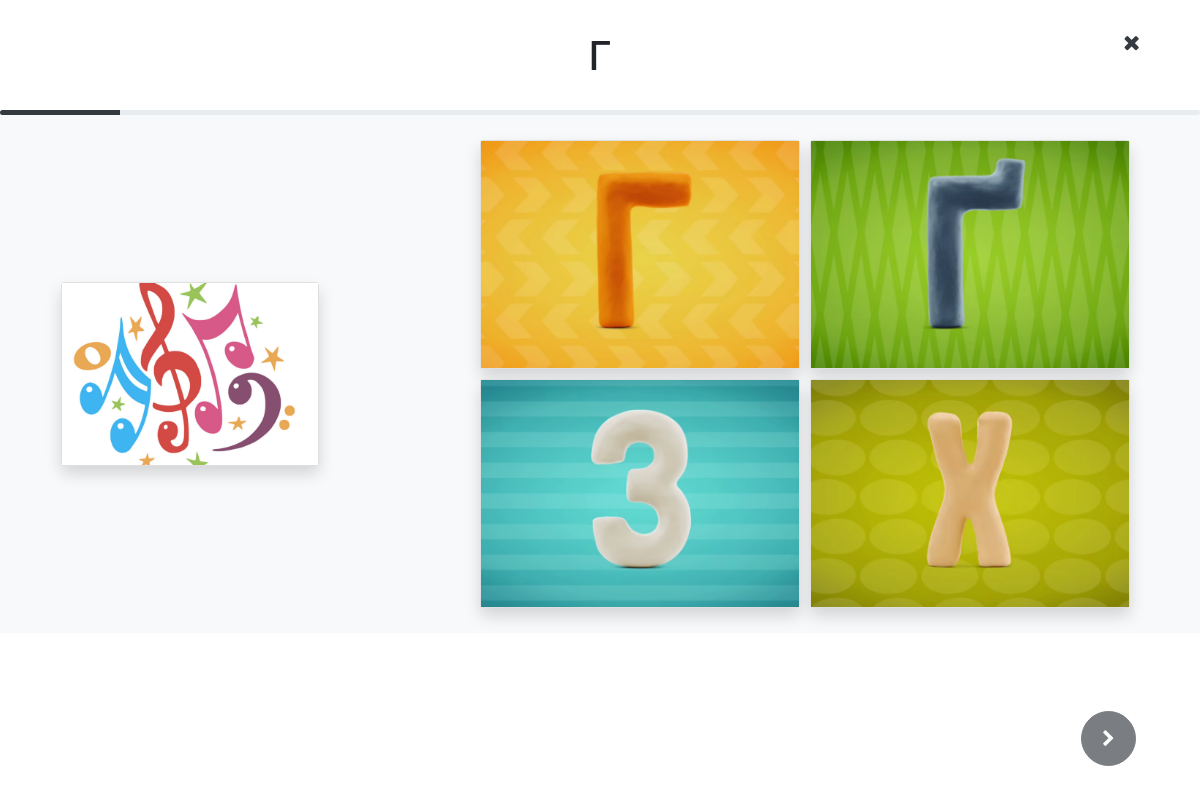
The page /game/431/ukr_alpha?num_question=10&num=1 (signed in) on the database its author committed.
### cards_gallery/models.py (models this page shows, shortened)
class Card(models.Model):
    slug = models.SlugField(max_length=500, unique=True, blank=True, null=True)
    title = models.CharField(max_length=100)
    image = ResizedImageField(
        size=[1400, 1000],
        crop=["middle", "center"],
        default="default_image.jpg",
        upload_to="image",
    )
    audio = models.FileField(upload_to="audio", default="default_audio.mp3")
    cards = models.ManyToManyField('Card', through='CardItem', null=True, blank=True)
    tags = models.ManyToManyField(CardTag, related_name='tags')
    is_category = models.BooleanField(default=False)
    created_at = models.DateTimeField(auto_now_add=True)

### cards_games/views.py (the view)
# urls.py: path("<int:game_num>/<slug:slug>", views.game_page, name="image_game"),
def game_page(request, game_num, slug):
    settings = {
        "num_question": request.GET.get('num_question', 10)
    }
    num = int(request.GET.get('num', 1))
    type = get_random_question(request)
    print(type)
    game_key, template_path = type[0], type[1]
    if game_key == games_keys[0] or game_key == games_keys[1]:
        category = Card.objects.get(slug=slug)
        cards = filter_cards(request, category.cards, False)
        pks = cards.values_list('slug', flat=True)
        random_pk = sample(list(pks), 4)
        cards = cards.filter(slug__in=random_pk)
        answer = choice(cards)  # It seems without choice it takes first images in DB more often
        context = {"game_num": game_num, "slug": slug, "answer": answer, "cards": cards, "settings": settings, "next_num": num + 1}
    elif game_key == games_keys[2]:
        category = Card.objects.get(slug=slug)
        cards = filter_cards(request, category.cards, False)
        answer = cards.order_by('?').first()
        context = {"game_num": game_num, "slug": slug, "answer": answer, "settings": settings,
                   "next_num": num + 1}
    return render(request, template_path, context)

### cards_games/views.py (called while the page is built)
def get_random_question(request):
    if request.user.is_authenticated:
        settings = UserSetting.objects.get(user=request.user)
        game_types = settings.games.values_list('title', 'template_name')
    else:
        game_types = GameType.objects.values_list('title', 'template_name')
    type = choice(game_types)
    return type

### cards_games/templates/cards_games/game_where_is.html (shortened to what this page needs)
{% extends "cards_games/game_board.html" %}
{% block title %}
<h1 class="fw-light">{{answer.title}}</h1>
{% endblock title %}
{% block game %}
<div class="bg-light">
    <div class="row">
      <div class="card-board justify-content-end col-3">
          <div class="card card-item shadow center" onclick="playAudio('audio_answer0')">
             <img class="card-image" src="/uploads/assets/notes.png" alt="{{card.altText}}">
         </div>
      </div>
      <div class="card-board col-7">
        {% for card in cards %}
            <div id="{{card.slug}}" class="card card-item shadow variant" onclick="playAudio('audio_{{forloop.counter0}}')">
                <img class="card-image" src="{{card.image.url}}" alt="{{card.altText}}">
            </div>
        {% endfor %}
    </div>
    </div>
</div>
{% endblock game %}

### cards_gallery/static/css/custom.css (style rules this page uses)
img { transition: .5s ease; }
.card-board { padding: 20px; margin:auto; width: 80%; display: -ms-flex; display: flex; flex-direction: row; flex-wrap: wrap; justify-content: center; }
.card-item { width: 20rem; margin: 5px; outline-offset: -4px; }
:root { --control-bg-color: #1d2124; }

### rows shown on the page
Card: title "Г", image (picture)
Card: image (picture)
Card: image (picture)
Card: image (picture)
